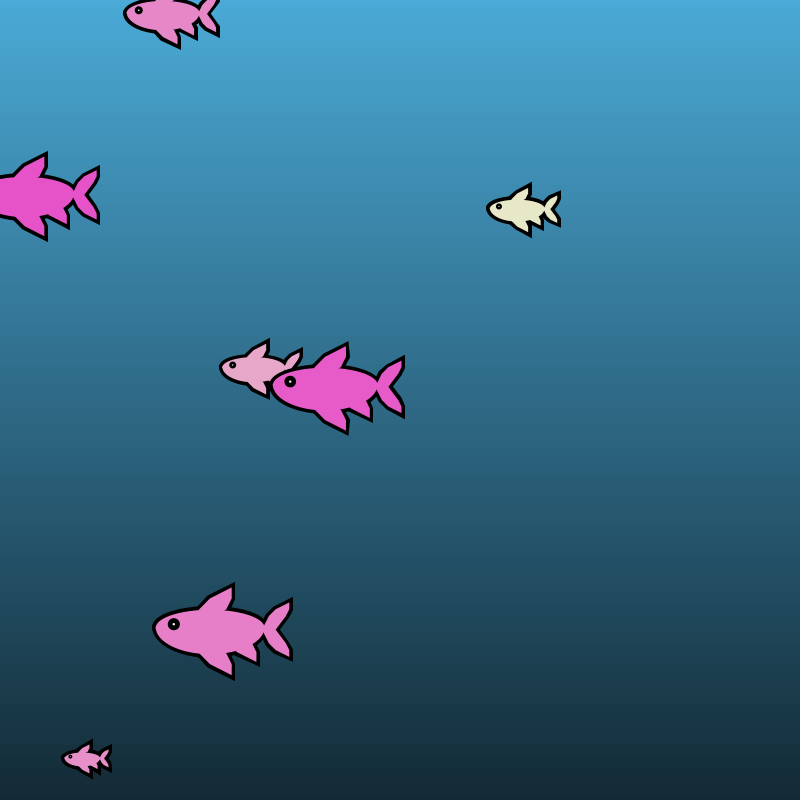
Frame 1 (no input)
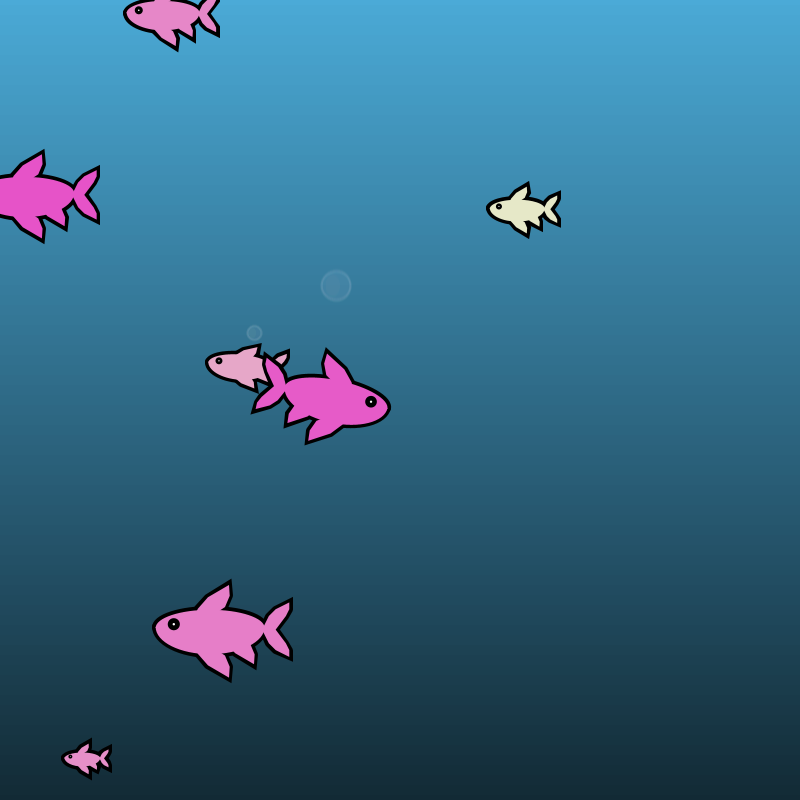
Frame 60 (the mouse pressed at the canvas centre just before this capture)
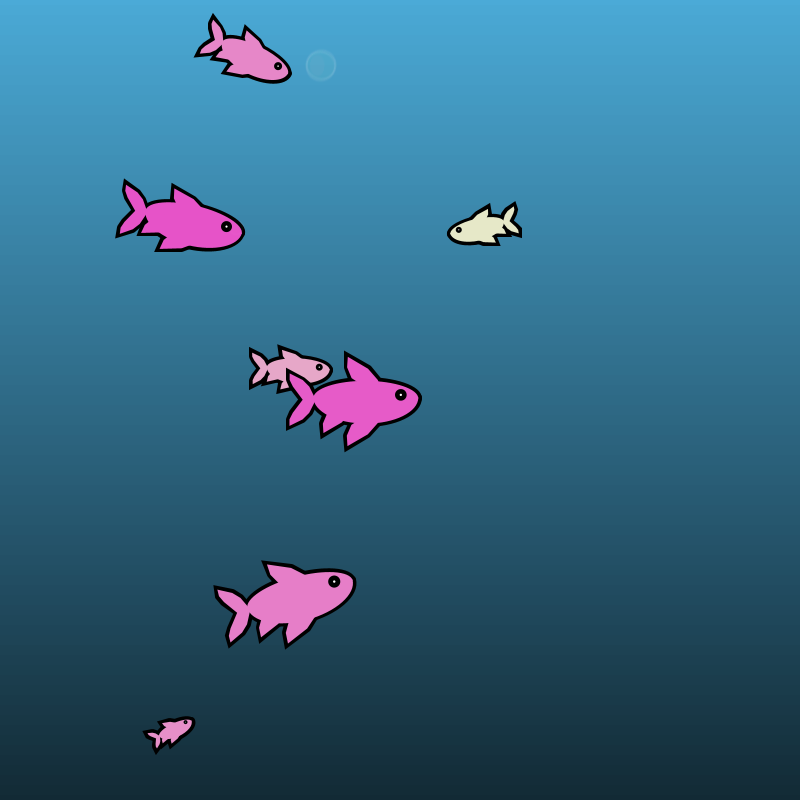
Frame 120 (the mouse held since frame 60 and released just before this capture)

The Processing sketch that drew these frames (run headless with seeded random() and noise(); from frame 60 on, the mouse is pressed at the canvas centre):

// Processing sketch: processing_185723
// ── processing_185723.pde

ArrayList<Air> bubbles;

Fish[] salmon = new Fish[7];


void setup(){
  //size of sketch, initial bgcolor
  size(800,800);
  background(75,170,215);
  
  for(int i = 0; i < salmon.length; i++){
  salmon[i] = new Fish(random(width),random(height),35,120); 
  }
  

    
}

void draw(){
  //draw background
  background(75,170,215);

  for(float j = 0; j <= height; j+=10){
    float k = map(j,height,0,.25,1);
    stroke(75*k,170*k,215*k);
    strokeWeight(11);
    line(0,j,width,j);
  }

 
   for(int i = 0; i < salmon.length; i++){
  salmon[i].update(mouseX,mouseY);  //math
  salmon[i].display();  //visual
   }

  
  
}




class Air{
  
  float posX, posY, fposX, rad, frad;
  
  int timer = 0;

 Air(float x, float y, float r){
  
   posX = x;
   posY = y;
   fposX = posX;
   rad = random(r/3,r);
   frad = 0;
   
 }

void update(){
  
  timer++;
  
  if(timer < rad){
  posX += rad/20;
  }
  if(timer > rad){
  posX -= rad/20;
  }
  if(timer >= rad*2){
  timer = 0;
  }

  
  
  fposX += (posX - fposX) * .01;
  
  frad += (rad - frad) * .05;
  
  posY-=rad/55;
  
 
}

void display(){
  
  strokeWeight(2);
  stroke(255,5);
  fill(255,2);
  ellipse(fposX,posY,frad,frad);
  noStroke();
  fill(255,1);
  ellipse(fposX-rad/8,posY,frad-rad/2,frad-rad/4);
  
}
  
  
}
class Fish{
  
  int fishSize;
  float tRot;
  float ftRot; 
  float finPos = 0;
  float ffinPos = 0;
  int strokeTime = 9999;
  int swimming = 0;
  float speed;
  
  float tailSpeed = 1;
  
  float shade;
  
  float xx;
  float yy;
  float fxx;
  float fyy;
  
  int dirX = 1;
  float angler = 0;
  float fangler = 0;
  
  int counter = 0;
  
  int ranStop;
  
  Fish(float x, float y, float s1, float s2){
    
    //initialize array list
bubbles = new ArrayList<Air>();
    
  xx = x;
  yy = y;
  fxx = xx;
  fyy = yy;
  shade = random(.5,1.5);
  fishSize = int(random(s1,s2));
  speed = map(fishSize,25,100,.005,.01);
  ranStop = int(random(25,200));
  }
  
  void update(float x, float y){
    
    for(int i = 0; i < bubbles.size(); i++){
    Air bubble = bubbles.get(i);  //name and initialize the new object!
    bubble.update();
    
    if(bubbles.get(i).posY <= -25){
    bubbles.remove(i);
    }
    }
    
    if(mousePressed){
      xx = mouseX;
      yy = mouseY;
    }else{
  counter++;
  
  if(counter >= ranStop){
    xx = random(width);
    yy = random(height);
    bubbles.add(new Air(fxx,fyy,fishSize/3));
    ranStop = int(random(100,500));
    counter = 0;
  }
    }
  
     tailSpeed = map(abs(xx-fxx),0,width,.01,.25);  
  //  println(tailSpeed);
    
   if(abs(xx-fxx)>fishSize){
   swimming = 1;
  }else{
   swimming = 0;
  }
  
  fxx += (xx - fxx) * speed;
  fyy += (yy - fyy) * speed/4;
  
  fangler += (angler - fangler) * .1;
  
  if(fxx < xx){
    if(dirX == 1){
      fangler = 0;
    }
    
    dirX = -1;
    angler = map(yy-fyy,0,height,0,60);
  }
  if(fxx > xx){
    if(dirX == -1){
      fangler = 0;
    }
    
    dirX = 1;
    angler = map(yy-fyy,0,height,0,-60);
  }
  
  }
  
  void display(){
    
 for(int i = 0; i < bubbles.size(); i++){
    Air bubble = bubbles.get(i);  //name and initialize the new object!
    bubble.display();
    }
    
    fish(fxx,fyy,fishSize,dirX,fangler,swimming,shade);
  }
  
  void fish(float x,float y,float w,int d,float r,int sw,float c){
//x = x pos
//y = y pos
//w = width
//d = direction
//r = rotation
//sw = swimming on/off
//c = color    

if(swimming == 1){
    strokeTime++;
     if(strokeTime >= 5){
       tRot = 35;
     }
     if(strokeTime >= 10){
       tRot = -35;
       strokeTime = 0;
     }
     finPos = 45;
     
}else{
  tRot = 0;
  finPos = -15;
}

ftRot += (tRot - ftRot) * tailSpeed;

ffinPos += (finPos - ffinPos) * .1;

  
  pushMatrix();
  translate(x,y); 
  rotate(radians(r)); 
  fill(0);
  stroke(0);
  strokeWeight(7);
  fishBody(0,0,w);
  fishTail(0+(w/2.1),0,w,ftRot, d);
  fishFin(0-(w/5),0,w,ffinPos, 1, d);
  fishFin(0-(w/5),0,w,ffinPos, -1, d);
  fishFin(0+(w/15),0-(w/13),w*.9,ffinPos, -1, d);
  noStroke();
  fill(230,160*c,200);
  fishBody(0,0,w);   
  fishTail(0+(w/2.1),0,w,ftRot, d); 
  fishFin(0-(w/5),0,w,ffinPos, 1, d);
  fishFin(0-(w/5),0,w,ffinPos, -1, d);
  fishFin(0+(w/15),0-(w/13),w*.9,ffinPos, -1, d);
  fill(0);
  ellipse((0-w/3)*d,0-w/40,w/9,w/9);
  fill(255);
  ellipse((0-w/3)*d,0-w/40,w/45,w/45);
  popMatrix();
     
   
     
   
}

  
}

void fishBody(float x, float y, float w){
  
  pushMatrix();
   translate(x,y);  
   arc(0,0,w,w/2,radians(0),radians(180));
   arc(0,1,w,w/3,radians(180),radians(360));
  popMatrix();
  
}

void fishTail(float x, float y, float w, float r, float d){
  
  float size = w/8;
  
  pushMatrix(); 
  scale(d,1);  
  translate(x,y+(size/5));
  rotate(radians(r)); 
  beginShape();
  vertex(0,0);
  vertex(size/2,-size);
  vertex(size,-size*1.5);  
  vertex(size*2,-size*2);
  vertex(size*2,-size*1.5);
  vertex(size*1.75,-size);
  vertex(size,0);
  vertex(size*1.75,size);
  vertex(size*2,size*1.5);
  vertex(size*2,size*2);
  vertex(size,size*1.5);
  vertex(size/2,size);
  vertex(0,0);
  endShape(); 
  popMatrix();
  
}

void fishFin(float x, float y, float w, float r, int s, int d){
  
  float size = w/5;
  
  pushMatrix();  
  scale(d,1);
  translate(x,y+(size/5)); 
  scale(1,s);
  rotate(radians(r/4)); 
  beginShape();
  vertex(0,0);
  vertex(size/2,-size);
  vertex(size,-size*1.5);  
  vertex(size*2,-size*2);
  vertex(size*2,-size*1.5);
  vertex(size*1.75,-size);
  vertex(0,0);
  endShape(); 
  popMatrix();
  
} 
